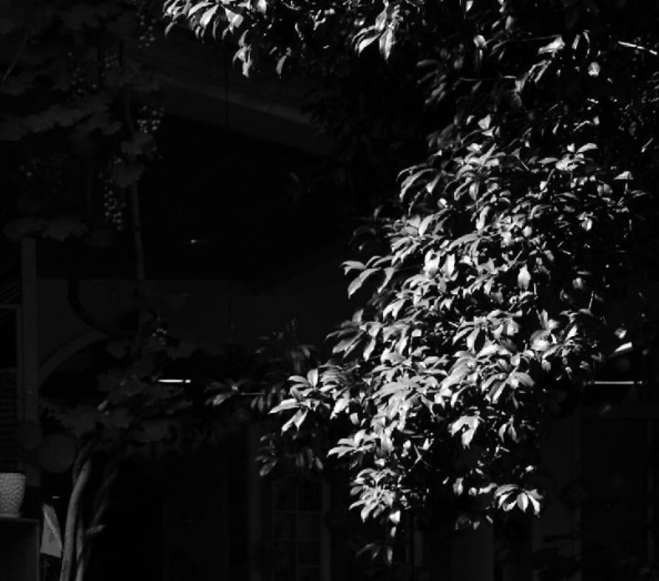
#> input picture Computer-vision/image/HF.jpg, 1317 x 1161 px, found by its file name (shown at 1/2 size)
$ python '同态滤波.py'
#> lines starting #> are read from the running program, lines starting #| are printed output that depends on the picture
#> further down, img is the input picture: shape (1161, 1317); min 0, max 255, mean 23.1
import cv2
import numpy as np
import matplotlib.pyplot as plt

def homomorphic_filter(src, d0=1, rL=0.2, rH=3, c=4, h=2.0, l=0.5):

    #图像灰度化处理
#> called with d0 = 1, rL = 0.2, rH = 3, c = 4, h = 2, l = 0.5
    gray = src.copy()
    if len(src.shape) > 2:#维度>2
        gray = cv2.cvtColor(src, cv2.COLOR_BGR2GRAY)

    #设置数据维度n
    rows = gray.shape[0]
#> rows = 1161
    cols = gray.shape[1]
#> cols = 1317

    #傅里叶变换
    gray_fft = np.fft.fft2(gray)

    #将零频点移到频谱的中间，就是中间化处理
    gray_fftshift = np.fft.fftshift(gray_fft)

    #生成一个和gray_fftshift一样的全零数据结构
    dst_fftshift = np.zeros_like(gray_fftshift)

    #arange函数用于创建等差数组，分解f(x,y)=i(x,y)r(x,y)
    M, N = np.meshgrid(np.arange(-cols // 2, cols // 2), np.arange(-rows//2, rows//2))#注意，//就是除法

    #使用频率增强函数处理原函数（也就是处理原图像dst_fftshift）
    D = np.sqrt(M ** 2 + N ** 2)#**2是平方
    Z = (rH - rL) * (1 - np.exp(-c * (D ** 2 / d0 ** 2))) + rL
    dst_fftshift = Z * gray_fftshift
    dst_fftshift = (h - l) * dst_fftshift + l

    #傅里叶反变换（之前是正变换，现在该反变换变回去了）
    dst_ifftshift = np.fft.ifftshift(dst_fftshift)
    dst_ifft = np.fft.ifft2(dst_ifftshift)

    #选取元素的实部
    dst = np.real(dst_ifft)

    #dst中，比0小的都会变成0，比0大的都变成255
    #uint8是专门用于存储各种图像的（包括RGB，灰度图像等），范围是从0-255
    dst = np.uint8(np.clip(dst, 0, 255))
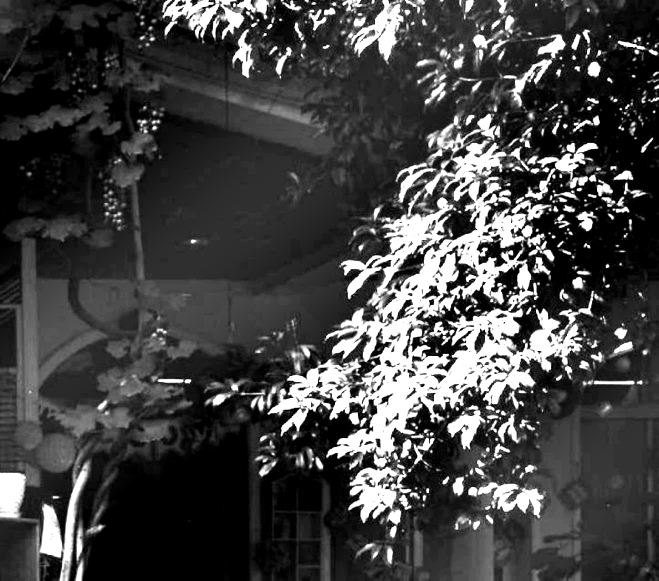
#> dst: shape (1161, 1317) (shown at 1/2 size); min 0, max 255, mean 67.1
    return dst

if __name__ == "__main__":
    img = cv2.imread('./image/HF.jpg',0)
    #将图片执行同态滤波器
    img_new = homomorphic_filter(img)

    plt.subplot(211)
    plt.axis('off')
    plt.title('original image')
    plt.imshow(img, cmap='gray')

    plt.subplot(212)
    plt.axis('off')
    plt.title('result image')
    plt.imshow(img_new, cmap='gray')

    plt.show()
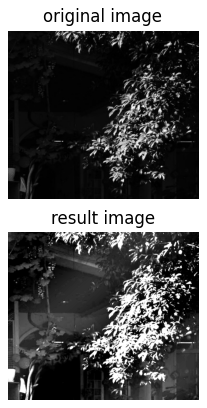
#> figure drawn by matplotlib, 2 panels
